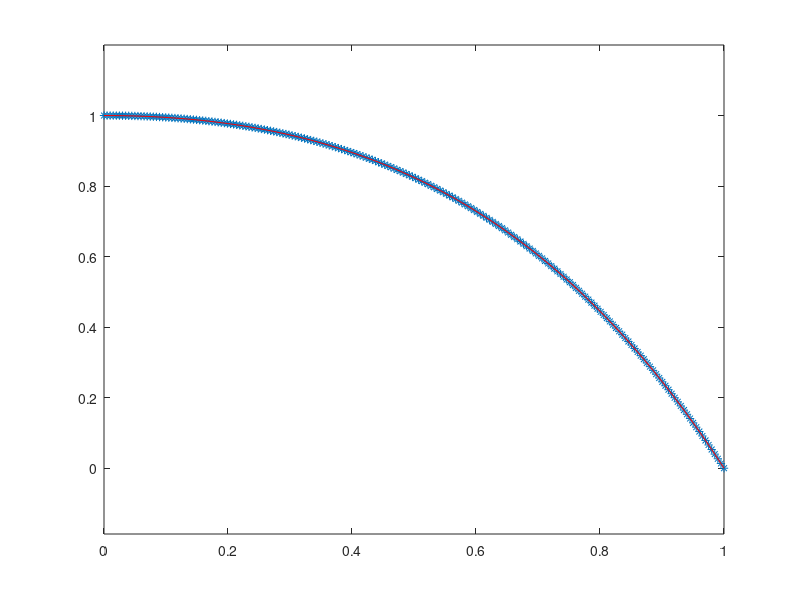

Write MATLAB code to recreate this figure.
% Resolucion del problema a(x)*u''+c(x)*u(x) = f(x) (en x \in (extremoIzd, extremodrch))
% u'(0) = alpha
% u(1) = beta
%
% uExacta: solucion exacta al problema
% N: numero de puntos interiores en la discretizacion 
%
% Se desarrolla el caso del objetivo 1
% Se utiliza la formula u'(t) = (u(t+h)-u(t)) / h para aproximar la
% condicion de contorno en x = 0,
%



%%%%%%%%%%%%%%%%
%%%% Datos: %%%%
%%%%%%%%%%%%%%%%
	extremoIzd = 0;
	extremoDrch = 1;
	
	alpha = 0;
	beta = 0;

	uExacta = @(x) (1-x).*exp(x);
	f = @(x) (1+2*x-x.*x).*exp(x);
	a = @(x) 1+0*x;
	c = @(x) x;

	N = 200;

	h = (extremoDrch - extremoIzd)/(N+1);
	x = extremoIzd:h:extremoDrch;
	x = x';

	%puntos interiores
	xi = x(2:N+1);		


%%%%%%%%%%%%%%%%%%%
%%%% Programa: %%%%
%%%%%%%%%%%%%%%%%%%

	%Calculo de matrices y vectores
 
	A =  sparse(1:N+1,1:N+1,2*a(x(1:end-1))/(h*h)+c(x(1:end-1)),N+1,N+1);
	A += sparse(1:N,2:N+1,-a(x(2:end-1))/(h*h),N+1,N+1)';
        A += sparse(1:N,2:N+1,-a(x(1:end-2))/(h*h),N+1,N+1);
	A(1,1) = A(1,1)/2;

        R = f(xi);
        
	R = [f(extremoIzd)/2-alpha*a(extremoIzd)/h;R];
        R(end) += a(xi(N))*beta/(h*h);


	% resolucion del problema
	uAproximada = A\R;
	% calculo del error

%%%%%%%%%%%%%%%%%%
%%%% Dibujos: %%%%
%%%%%%%%%%%%%%%%%%
	% Limpiar dibujos previos
	close 

	%Dibujar
	plot(x,[uAproximada;beta],'*');
	axis([extremoIzd, extremoDrch, min(uAproximada)-0.2, max(uAproximada)+0.2])	
	hold on

	plot(x,uExacta(x),'r');

	hold off;
